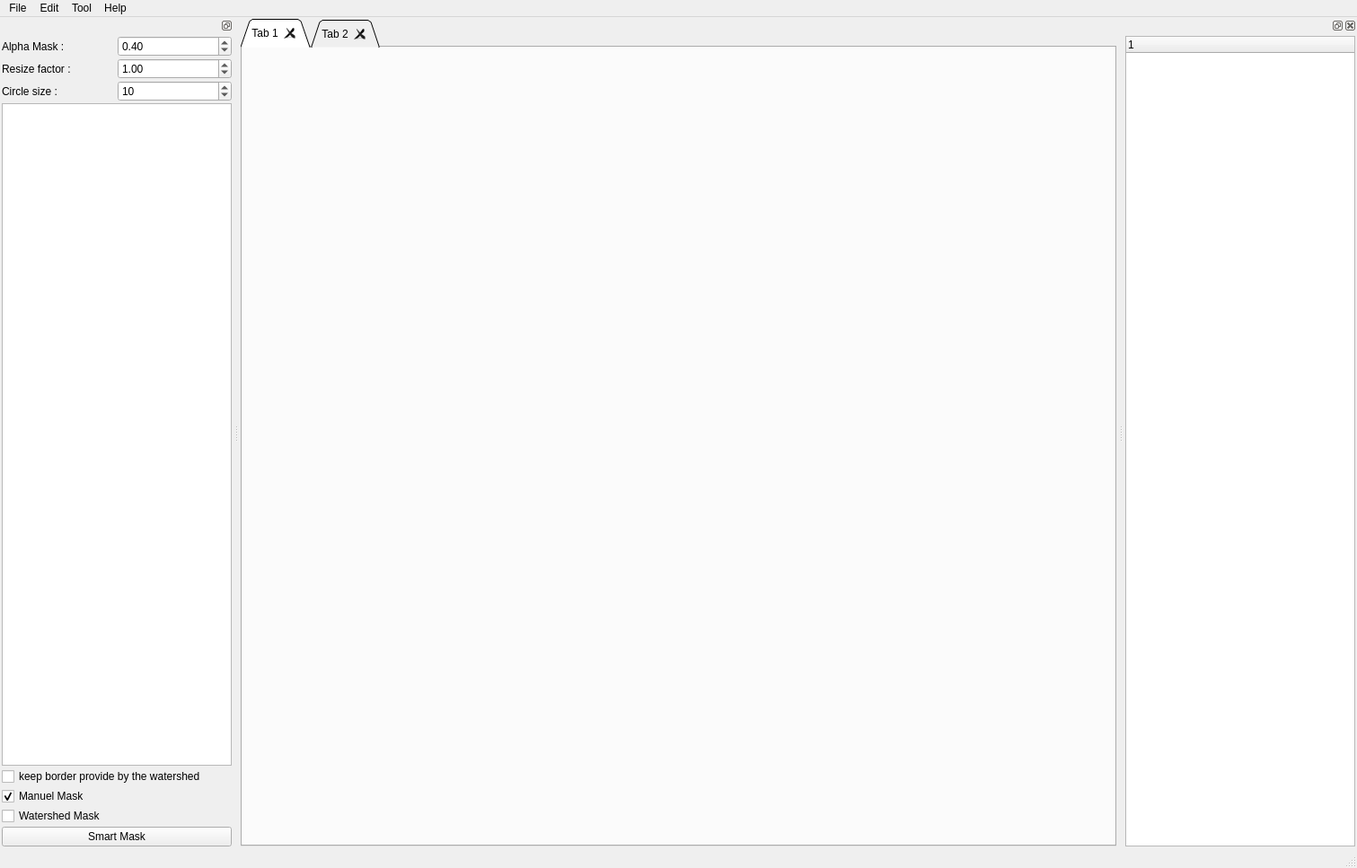
<?xml version="1.0" encoding="UTF-8"?>
<ui version="4.0">
 <class>MainWindow</class>
 <widget class="QMainWindow" name="MainWindow">
  <property name="geometry">
   <rect>
    <x>0</x>
    <y>0</y>
    <width>1511</width>
    <height>967</height>
   </rect>
  </property>
  <property name="windowTitle">
   <string>PixelAnnotationTool</string>
  </property>
  <property name="toolButtonStyle">
   <enum>Qt::ToolButtonIconOnly</enum>
  </property>
  <property name="animated">
   <bool>true</bool>
  </property>
  <property name="documentMode">
   <bool>true</bool>
  </property>
  <property name="dockNestingEnabled">
   <bool>true</bool>
  </property>
  <property name="dockOptions">
   <set>QMainWindow::AllowNestedDocks|QMainWindow::AllowTabbedDocks|QMainWindow::AnimatedDocks|QMainWindow::ForceTabbedDocks|QMainWindow::GroupedDragging|QMainWindow::VerticalTabs</set>
  </property>
  <widget class="QWidget" name="centralwidget">
   <layout class="QGridLayout" name="gridLayout_2">
    <property name="leftMargin">
     <number>2</number>
    </property>
    <property name="topMargin">
     <number>2</number>
    </property>
    <property name="rightMargin">
     <number>2</number>
    </property>
    <property name="bottomMargin">
     <number>2</number>
    </property>
    <property name="spacing">
     <number>2</number>
    </property>
    <item row="0" column="0">
     <widget class="QTabWidget" name="tabWidget">
      <property name="tabShape">
       <enum>QTabWidget::Triangular</enum>
      </property>
      <property name="currentIndex">
       <number>0</number>
      </property>
      <property name="elideMode">
       <enum>Qt::ElideLeft</enum>
      </property>
      <property name="usesScrollButtons">
       <bool>false</bool>
      </property>
      <property name="documentMode">
       <bool>false</bool>
      </property>
      <property name="tabsClosable">
       <bool>true</bool>
      </property>
      <property name="movable">
       <bool>true</bool>
      </property>
      <widget class="QWidget" name="tab">
       <attribute name="title">
        <string>Tab 1</string>
       </attribute>
      </widget>
      <widget class="QWidget" name="tab_2">
       <attribute name="title">
        <string>Tab 2</string>
       </attribute>
      </widget>
     </widget>
    </item>
   </layout>
  </widget>
  <widget class="QMenuBar" name="menubar">
   <property name="geometry">
    <rect>
     <x>0</x>
     <y>0</y>
     <width>1511</width>
     <height>21</height>
    </rect>
   </property>
   <widget class="QMenu" name="menuFile">
    <property name="title">
     <string>File</string>
    </property>
    <addaction name="actionOpenDir"/>
    <addaction name="separator"/>
    <addaction name="actionQuit"/>
   </widget>
   <widget class="QMenu" name="menuEdit">
    <property name="title">
     <string>Edit</string>
    </property>
   </widget>
   <widget class="QMenu" name="menuTool">
    <property name="title">
     <string>Tool</string>
    </property>
    <addaction name="actionOpen_config_file"/>
    <addaction name="actionSave_config_file"/>
    <addaction name="actionClear"/>
   </widget>
   <widget class="QMenu" name="menuHelp">
    <property name="title">
     <string>Help</string>
    </property>
    <addaction name="actionAbout"/>
   </widget>
   <addaction name="menuFile"/>
   <addaction name="menuEdit"/>
   <addaction name="menuTool"/>
   <addaction name="menuHelp"/>
  </widget>
  <widget class="QStatusBar" name="statusbar"/>
  <widget class="QDockWidget" name="dock_label">
   <property name="features">
    <set>QDockWidget::DockWidgetFloatable|QDockWidget::DockWidgetMovable</set>
   </property>
   <attribute name="dockWidgetArea">
    <number>1</number>
   </attribute>
   <widget class="QWidget" name="dockWidgetContents">
    <layout class="QVBoxLayout" name="verticalLayout_2">
     <property name="spacing">
      <number>2</number>
     </property>
     <property name="leftMargin">
      <number>2</number>
     </property>
     <property name="topMargin">
      <number>2</number>
     </property>
     <property name="rightMargin">
      <number>2</number>
     </property>
     <property name="bottomMargin">
      <number>2</number>
     </property>
     <item>
      <layout class="QVBoxLayout" name="verticalLayout">
       <item>
        <layout class="QHBoxLayout" name="horizontalLayout">
         <item>
          <widget class="QLabel" name="label_2">
           <property name="text">
            <string>Alpha Mask :</string>
           </property>
          </widget>
         </item>
         <item>
          <widget class="QDoubleSpinBox" name="spinbox_alpha">
           <property name="maximum">
            <double>1.000000000000000</double>
           </property>
           <property name="singleStep">
            <double>0.010000000000000</double>
           </property>
           <property name="value">
            <double>0.400000000000000</double>
           </property>
          </widget>
         </item>
        </layout>
       </item>
       <item>
        <layout class="QHBoxLayout" name="horizontalLayout_2">
         <item>
          <widget class="QLabel" name="label">
           <property name="text">
            <string>Resize factor : </string>
           </property>
          </widget>
         </item>
         <item>
          <widget class="QDoubleSpinBox" name="spinbox_scale">
           <property name="minimum">
            <double>0.500000000000000</double>
           </property>
           <property name="maximum">
            <double>8.000000000000000</double>
           </property>
           <property name="singleStep">
            <double>0.500000000000000</double>
           </property>
           <property name="value">
            <double>1.000000000000000</double>
           </property>
          </widget>
         </item>
        </layout>
       </item>
       <item>
        <layout class="QHBoxLayout" name="horizontalLayout_3">
         <item>
          <widget class="QLabel" name="label_3">
           <property name="text">
            <string>Circle size :</string>
           </property>
          </widget>
         </item>
         <item>
          <widget class="QSpinBox" name="spinbox_pen_size">
           <property name="minimum">
            <number>0</number>
           </property>
           <property name="singleStep">
            <number>5</number>
           </property>
           <property name="value">
            <number>10</number>
           </property>
          </widget>
         </item>
        </layout>
       </item>
       <item>
        <widget class="QListWidget" name="list_label"/>
       </item>
       <item>
        <widget class="QCheckBox" name="checkbox_border_ws">
         <property name="text">
          <string>keep border provide by the watershed</string>
         </property>
        </widget>
       </item>
       <item>
        <widget class="QCheckBox" name="checkbox_manuel_mask">
         <property name="text">
          <string>Manuel Mask</string>
         </property>
         <property name="checkable">
          <bool>true</bool>
         </property>
         <property name="checked">
          <bool>true</bool>
         </property>
        </widget>
       </item>
       <item>
        <widget class="QCheckBox" name="checkbox_watershed_mask">
         <property name="text">
          <string>Watershed Mask</string>
         </property>
        </widget>
       </item>
       <item>
        <widget class="QPushButton" name="button_smart_mask">
         <property name="text">
          <string>Smart Mask</string>
         </property>
        </widget>
       </item>
      </layout>
     </item>
    </layout>
   </widget>
  </widget>
  <widget class="QDockWidget" name="dockWidget_3">
   <attribute name="dockWidgetArea">
    <number>2</number>
   </attribute>
   <widget class="QWidget" name="dockWidgetContents_3">
    <layout class="QVBoxLayout" name="verticalLayout_3">
     <property name="spacing">
      <number>2</number>
     </property>
     <property name="leftMargin">
      <number>2</number>
     </property>
     <property name="topMargin">
      <number>2</number>
     </property>
     <property name="rightMargin">
      <number>2</number>
     </property>
     <property name="bottomMargin">
      <number>2</number>
     </property>
     <item>
      <widget class="QTreeWidget" name="tree_widget_img">
       <column>
        <property name="text">
         <string notr="true">1</string>
        </property>
       </column>
      </widget>
     </item>
    </layout>
   </widget>
  </widget>
  <action name="actionOpen_Image">
   <property name="text">
    <string>Open image</string>
   </property>
   <property name="shortcut">
    <string>Ctrl+O</string>
   </property>
  </action>
  <action name="actionQuit">
   <property name="text">
    <string>Quit</string>
   </property>
  </action>
  <action name="actionUndo">
   <property name="text">
    <string>Undo</string>
   </property>
  </action>
  <action name="actionRedo">
   <property name="text">
    <string>Redo</string>
   </property>
  </action>
  <action name="actionClear">
   <property name="text">
    <string>Clear mask</string>
   </property>
  </action>
  <action name="actionSave">
   <property name="text">
    <string>Save mask</string>
   </property>
   <property name="shortcut">
    <string>Ctrl+S</string>
   </property>
  </action>
  <action name="actionSave_config_file">
   <property name="text">
    <string>Save config file</string>
   </property>
  </action>
  <action name="actionOpen_config_file">
   <property name="text">
    <string>Open config file</string>
   </property>
  </action>
  <action name="actionOpenDir">
   <property name="text">
    <string>Open directory</string>
   </property>
  </action>
  <action name="actionAbout">
   <property name="text">
    <string>About</string>
   </property>
  </action>
  <action name="actionOpen_jsq">
   <property name="text">
    <string>Open JSQ</string>
   </property>
  </action>
 </widget>
 <resources/>
 <connections>
  <connection>
   <sender>actionQuit</sender>
   <signal>triggered()</signal>
   <receiver>MainWindow</receiver>
   <slot>close()</slot>
   <hints>
    <hint type="sourcelabel">
     <x>-1</x>
     <y>-1</y>
    </hint>
    <hint type="destinationlabel">
     <x>523</x>
     <y>272</y>
    </hint>
   </hints>
  </connection>
 </connections>
</ui>
